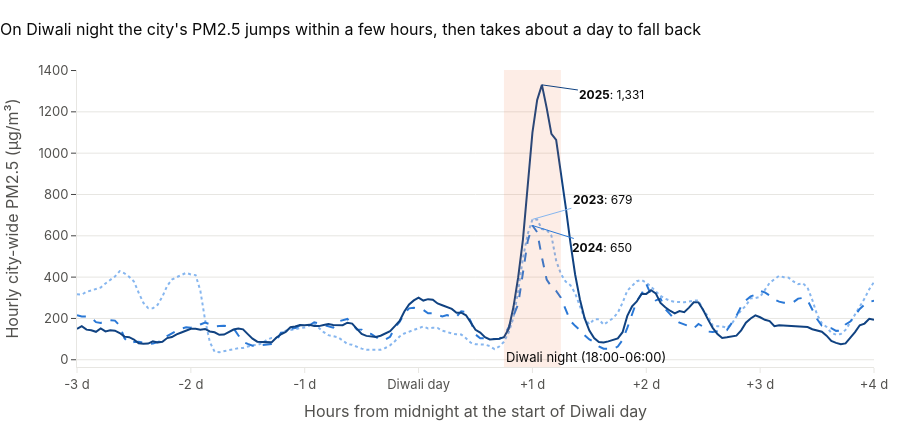

Here is the notebook cell this chart was saved with:
### Markdown cell above
### Chart 4: Diwali night, hour by hour

### Code cell
fig4 = go.Figure()
for y in YEARS:
    start = DIWALI[y] - pd.Timedelta(days=3)
    sub = city.loc[start: DIWALI[y] + pd.Timedelta(days=4)]
    hrs = (sub.index - DIWALI[y]) / pd.Timedelta(hours=1)
    fig4.add_trace(go.Scatter(x=hrs, y=sub.pm25, name=str(y), mode="lines", line=dict(color=YEAR_COLOR[y], width=2, dash=YEAR_DASH[y]),
                              customdata=sub.index.strftime("%d %b %Y %H:%M"),
                              hovertemplate="%{customdata}<br>%{y:.0f} µg/m³<extra></extra>"))
fig4.add_vrect(x0=18, x1=30, fillcolor=HIGHLIGHT, opacity=0.12, line_width=0,
               annotation_text="Diwali night (18:00-06:00)", annotation_position="bottom left", annotation_font_color=INK)
style(fig4, "On Diwali night the city's PM2.5 jumps within a few hours, then takes about a day to fall back",
      "Hours from midnight at the start of Diwali day", "Hourly city-wide PM2.5 (µg/m³)")
fig4.update_xaxes(tickvals=list(range(-72, 97, 24)), ticktext=["-3 d", "-2 d", "-1 d", "Diwali day", "+1 d", "+2 d", "+3 d", "+4 d"])
# Direct labels at each year's peak instead of a legend (proximity)
for tr in fig4.data:
    yv = np.asarray(tr.y, dtype=float); xv = np.asarray(tr.x, dtype=float); k = np.nanargmax(np.where((xv > 12) & (xv < 36), yv, np.nan))
    fig4.add_annotation(x=xv[k], y=yv[k], text=f"<b>{tr.name}</b>: {yv[k]:,.0f}", showarrow=True, arrowhead=0, ax=70, ay={"2023": -20, "2024": 22, "2025": 10}[tr.name],
                        font=dict(color=INK, size=12), arrowcolor=tr.line.color)
fig4.update_layout(showlegend=False)
save(fig4, "fig4_diwali_hourly")

### Figure 1 — Plotly figure (JSON) as saved in the notebook; plotly's stock layout.template omitted (floating-point values rounded to 4 significant figures; data arrays with more than 128 entries replaced by an {"elided": "..."} marker saying what was removed)
{"data": [{"customdata": {"elided": "169 str values"}, "hovertemplate": "%{customdata}<br>%{y:.0f} µg/m³<extra></extra>", "line": {"color": "#86b6ef", "dash": "dot", "width": 2}, "mode": "lines", "name": "2023", "type": "scatter", "x": {"elided": "169 float values"}, "y": {"elided": "169 float values"}}, {"customdata": {"elided": "169 str values"}, "hovertemplate": "%{customdata}<br>%{y:.0f} µg/m³<extra></extra>", "line": {"color": "#2a78d6", "dash": "dash", "width": 2}, "mode": "lines", "name": "2024", "type": "scatter", "x": {"elided": "169 float values"}, "y": {"elided": "169 float values"}}, {"customdata": {"elided": "169 str values"}, "hovertemplate": "%{customdata}<br>%{y:.0f} µg/m³<extra></extra>", "line": {"color": "#104281", "dash": "solid", "width": 2}, "mode": "lines", "name": "2025", "type": "scatter", "x": {"elided": "169 float values"}, "y": {"elided": "169 float values"}}], "layout": {"annotations": [{"font": {"color": "#0b0b0b"}, "showarrow": false, "text": "Diwali night (18:00-06:00)", "x": 18, "xanchor": "left", "xref": "x", "y": 0, "yanchor": "bottom", "yref": "y domain"}, {"arrowcolor": "#86b6ef", "arrowhead": 0, "ax": 70, "ay": -20, "font": {"color": "#0b0b0b", "size": 12}, "showarrow": true, "text": "<b>2023</b>: 679", "x": 24.0, "y": 679.4}, {"arrowcolor": "#2a78d6", "arrowhead": 0, "ax": 70, "ay": 22, "font": {"color": "#0b0b0b", "size": 12}, "showarrow": true, "text": "<b>2024</b>: 650", "x": 24.0, "y": 649.9}, {"arrowcolor": "#104281", "arrowhead": 0, "ax": 70, "ay": 10, "font": {"color": "#0b0b0b", "size": 12}, "showarrow": true, "text": "<b>2025</b>: 1,331", "x": 26.0, "y": 1331.0}], "font": {"color": "#52514e", "family": "Inter, Segoe UI, Arial, sans-serif", "size": 13}, "height": 430, "hoverlabel": {"bgcolor": "white", "font": {"size": 12}}, "legend": {"orientation": "h", "title": {}, "x": 1, "xanchor": "right", "y": 1.0, "yanchor": "bottom"}, "margin": {"b": 55, "l": 60, "r": 20, "t": 70}, "paper_bgcolor": "white", "plot_bgcolor": "white", "shapes": [{"fillcolor": "#eb6834", "line": {"width": 0}, "opacity": 0.12, "type": "rect", "x0": 18, "x1": 30, "xref": "x", "y0": 0, "y1": 1, "yref": "y domain"}], "showlegend": false, "title": {"font": {"color": "#0b0b0b", "size": 16}, "text": "On Diwali night the city's PM2.5 jumps within a few hours, then takes about a day to fall back", "x": 0, "xanchor": "left"}, "xaxis": {"linecolor": "#e7e6e2", "showgrid": false, "tickcolor": "#e7e6e2", "ticks": "outside", "ticktext": ["-3 d", "-2 d", "-1 d", "Diwali day", "+1 d", "+2 d", "+3 d", "+4 d"], "tickvals": [-72, -48, -24, 0, 24, 48, 72, 96], "title": {"text": "Hours from midnight at the start of Diwali day"}}, "yaxis": {"gridcolor": "#e7e6e2", "linecolor": "#e7e6e2", "showgrid": true, "title": {"text": "Hourly city-wide PM2.5 (µg/m³)"}, "zeroline": false}}}
